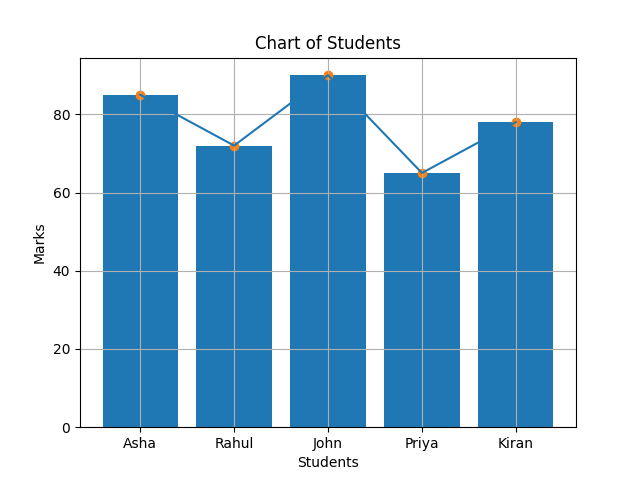

Write the Python code that produced this figure.
import matplotlib.pyplot as plt
students=["Asha","Rahul","John","Priya","Kiran"]
marks=[85,72,90,65,78]
plt.grid()
plt.title("Chart of Students")
plt.xlabel("Students")
plt.ylabel("Marks")
plt.plot(students,marks)
plt.bar(students,marks)
plt.scatter(students,marks)
plt.savefig("sample.png")
plt.show()
